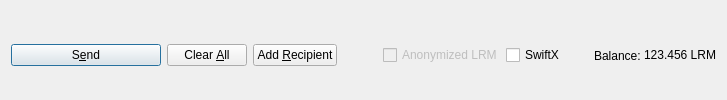
         <widget class="QFrame" name="frame_Send">
          <layout class="QHBoxLayout" name="horizontalLayout">
           <property name="bottomMargin">
            <number>0</number>
           </property>
           <item>
            <widget class="QPushButton" name="sendButton">
             <property name="minimumSize">
              <size>
               <width>150</width>
               <height>0</height>
              </size>
             </property>
             <property name="toolTip">
              <string>Confirm the send action</string>
             </property>
             <property name="text">
              <string>S&amp;end</string>
             </property>
             <property name="icon">
              <iconset resource="../lrmcoin.qrc">
               <normaloff>:/icons/send</normaloff>:/icons/send</iconset>
             </property>
             <property name="autoDefault">
              <bool>false</bool>
             </property>
             <property name="default">
              <bool>true</bool>
             </property>
            </widget>
           </item>
           <item>
            <widget class="QPushButton" name="clearButton">
             <property name="sizePolicy">
              <sizepolicy hsizetype="Minimum" vsizetype="Fixed">
               <horstretch>0</horstretch>
               <verstretch>0</verstretch>
              </sizepolicy>
             </property>
             <property name="toolTip">
              <string>Clear all fields of the form.</string>
             </property>
             <property name="text">
              <string>Clear &amp;All</string>
             </property>
             <property name="icon">
              <iconset resource="../lrmcoin.qrc">
               <normaloff>:/icons/remove</normaloff>:/icons/remove</iconset>
             </property>
             <property name="autoDefault">
              <bool>false</bool>
             </property>
            </widget>
           </item>
           <item>
            <widget class="QPushButton" name="addButton">
             <property name="toolTip">
              <string>Send to multiple recipients at once</string>
             </property>
             <property name="text">
              <string>Add &amp;Recipient</string>
             </property>
             <property name="icon">
              <iconset resource="../lrmcoin.qrc">
               <normaloff>:/icons/add</normaloff>:/icons/add</iconset>
             </property>
             <property name="autoDefault">
              <bool>false</bool>
             </property>
            </widget>
           </item>
           <item>
            <spacer name="horizontalSpacer">
             <property name="orientation">
              <enum>Qt::Horizontal</enum>
             </property>
             <property name="sizeHint" stdset="0">
              <size>
               <width>40</width>
               <height>20</height>
              </size>
             </property>
            </spacer>
           </item>
           <item>
            <layout class="QHBoxLayout" name="horizontalLayout_2">
             <property name="spacing">
              <number>3</number>
             </property>
             <item>
              <widget class="QCheckBox" name="checkzLRM">
               <property name="enabled">
                <bool>false</bool>
               </property>
               <property name="text">
                <string>Anonymized LRM</string>
               </property>
              </widget>
             </item>
             <item>
              <widget class="QCheckBox" name="checkSwiftTX">
               <property name="enabled">
                <bool>true</bool>
               </property>
               <property name="minimumSize">
                <size>
                 <width>85</width>
                 <height>0</height>
                </size>
               </property>
               <property name="text">
                <string>SwiftX</string>
               </property>
              </widget>
             </item>
             <item>
              <widget class="QLabel" name="label">
               <property name="text">
                <string>Balance:</string>
               </property>
              </widget>
             </item>
             <item>
              <widget class="QLabel" name="labelBalance">
               <property name="sizePolicy">
                <sizepolicy hsizetype="Preferred" vsizetype="Fixed">
                 <horstretch>0</horstretch>
                 <verstretch>0</verstretch>
                </sizepolicy>
               </property>
               <property name="cursor">
                <cursorShape>IBeamCursor</cursorShape>
               </property>
               <property name="text">
                <string notr="true">123.456 LRM</string>
               </property>
               <property name="textInteractionFlags">
                <set>Qt::LinksAccessibleByMouse|Qt::TextSelectableByKeyboard|Qt::TextSelectableByMouse</set>
               </property>
              </widget>
             </item>
            </layout>
           </item>
          </layout>
         </widget>
